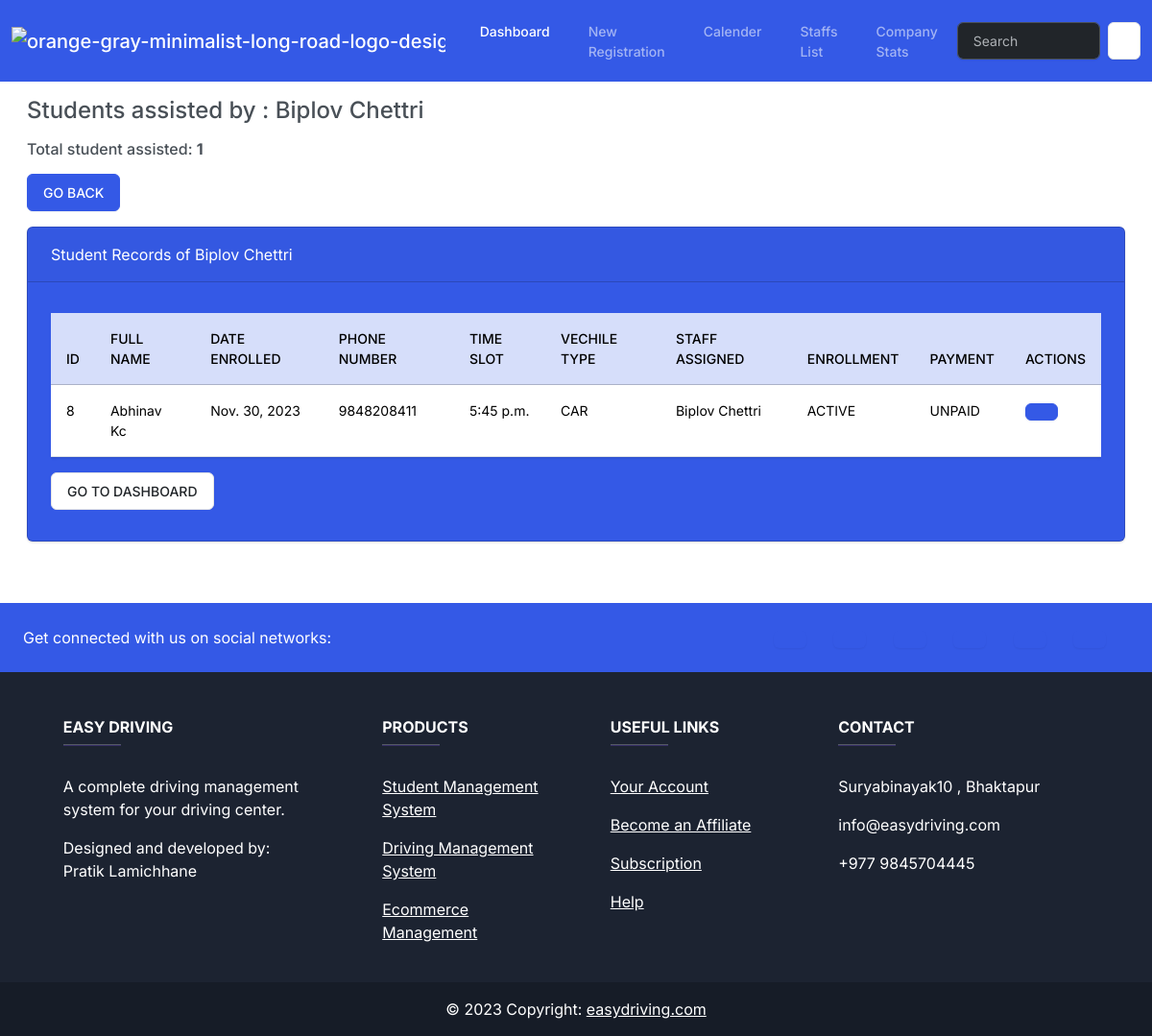
The app's page /staffs/students/5/, older data.
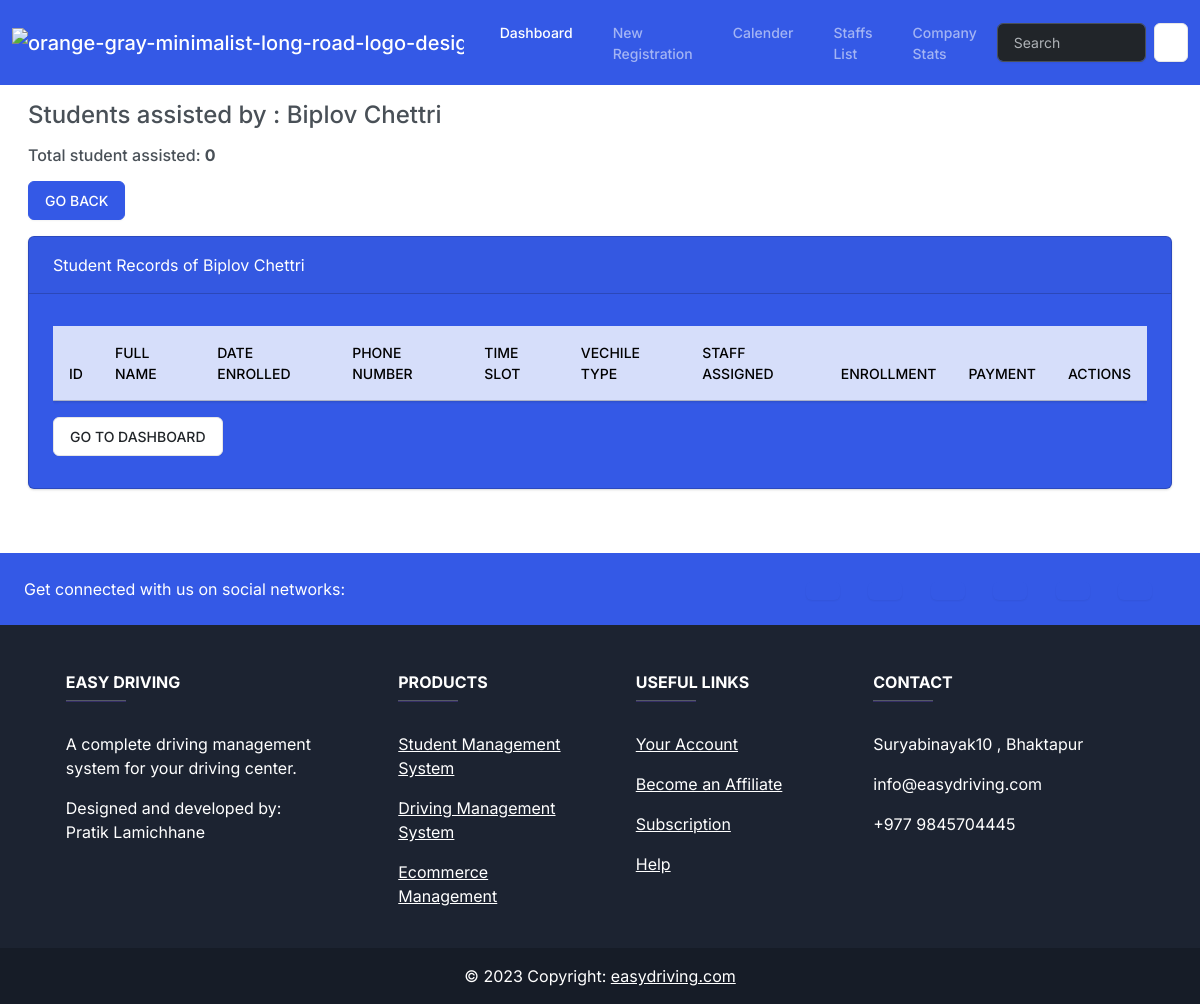
The same page, newer data.
### management/models.py (models this page shows, shortened)
class Staffs(models.Model):
    staff_id = models.AutoField (primary_key=True)
    staff_name = models.CharField(max_length=100)
    phone_number = models.IntegerField()
    tutor_type = models.CharField(max_length=50,
                  choices= TUTOR_TYPE,
                  default="BIKE/SCOOTER")
    def __str__(self):
        return  f'{self.staff_name}'

class Student(models.Model):
    id = models.AutoField (primary_key=True)
    student_name = models.CharField(max_length=100)
    phone_number = models.IntegerField()
    date_enrolled = models.DateField()
    time_slot= models.TimeField()
    vehicle_type = models.CharField(max_length=9,
                  choices= VECHILE_CHOICES,
                  default="BIKE")
    enrollment_status = models.CharField(max_length=9,
                  choices= ENROLLMENT_STATUS,
                  default="ACTIVE")
    payment_status = models.CharField(max_length=30,
                  choices= PAYMENT_STATUS,
                  default="UNPAID")
    final_amount = models.PositiveIntegerField()
    staff_assigned = models.ForeignKey(
        Staffs,
        on_delete=models.SET_NULL,
        blank = True,
        null = True,
        related_name='students_assigned'
    )

### management/views.py (the view)
# urls.py: path('staffs/students/<int:staff_id>/', views.students_assigned_to_staff, name='staff_students'),
def students_assigned_to_staff(request, staff_id):
    staff = get_object_or_404(Staffs, pk=staff_id)
    return render(request, 'management/staff_students.html', {
        'staff': staff
    })

### management/templates/management/staff_students.html (shortened to what this page needs)
{% extends "management/base.html" %}
{% block body %}
    <div class="container-fluid">
        <h4 class="m-3 mb-0"></i> Students assisted by : {{ staff.staff_name }}
        </h4>
        <h6 class="m-3 mb-0">Total student assisted: <strong>{{staff.students_assigned.count}}</strong></h6>
        <a href="{% url "staffs" %}" class="btn btn-primary m-3 mb-0">GO BACK</a>
        <div class="row">
          <div class="col-12">
            <div class="card text-white bg-primary m-3" bis_skin_checked="1">
              <div class="card-header" bis_skin_checked="1"> Student Records of {{staff.staff_name}}
            </div>
              <div class="card-body" bis_skin_checked="1">
                <p class="card-text">
                  <div class="table-responsive">
                  <table class="table table-hover">
                    <thead>
                      <tr class="table-primary">
                        <th scope="col">ID</th>
                        <th scope="col">Full Name</th>
                        <th scope="col">Date Enrolled</th>
                        <th scope="col">Phone Number</th>
                        <th scope="col">Time Slot</th>
                        <th scope="col">Vechile Type</th>
                        <th scope="col">Staff Assigned</th>
                        <th scope="col">Enrollment</th>
                        <th scope="col">Payment</th>
                        <th scope="col">Actions</th>
                      </tr>
                    </thead>
                   {% for student in staff.students_assigned.all %}
                   <tr>
                    <td>{{ student.id }}</td>
                    <td>{{ student.student_name }}</td>
                    <td>{{ student.date_enrolled }}</td>
                    <td>{{ student.phone_number }}</td>
                    <td>{{ student.time_slot }}</td>
                    <td>{{ student.vehicle_type }}</td>
                    <td>{{ student.staff_assigned }}</td>
                    <td>{{ student.enrollment_status}}</td>
                    <td>{{ student.payment_status}}</td>
                    <td><a type="button" class="btn btn-primary" href="{% url 'view_student' student.id%}" data-bs-toggle="modal" data-bs-target="#mymodal{{student.id}}"
                      ></a>
                    </td>
                   </tr>
                   {% endfor %}
                  </table>
                  <a href="{% url "index" %}" class="btn btn-secondary ">GO TO DASHBOARD</a>
                </div>
                </p>
              </div>
            </div>
          </div>
        </div>
      </div>
{% endblock body %}

Row changes from the older to the newer data that the page shows:
removed Student: id "8", student_name "Abhinav Kc", date_enrolled "Nov. 30, 2023", phone_number "9848208411", time_slot "5:45 p.m.", vehicle_type "CAR", staff_assigned "Biplov Chettri", enrollment_status "ACTIVE", payment_status "UNPAID"
computed for Staffs "Biplov Chettri": students_assigned.count "1" → "0"
